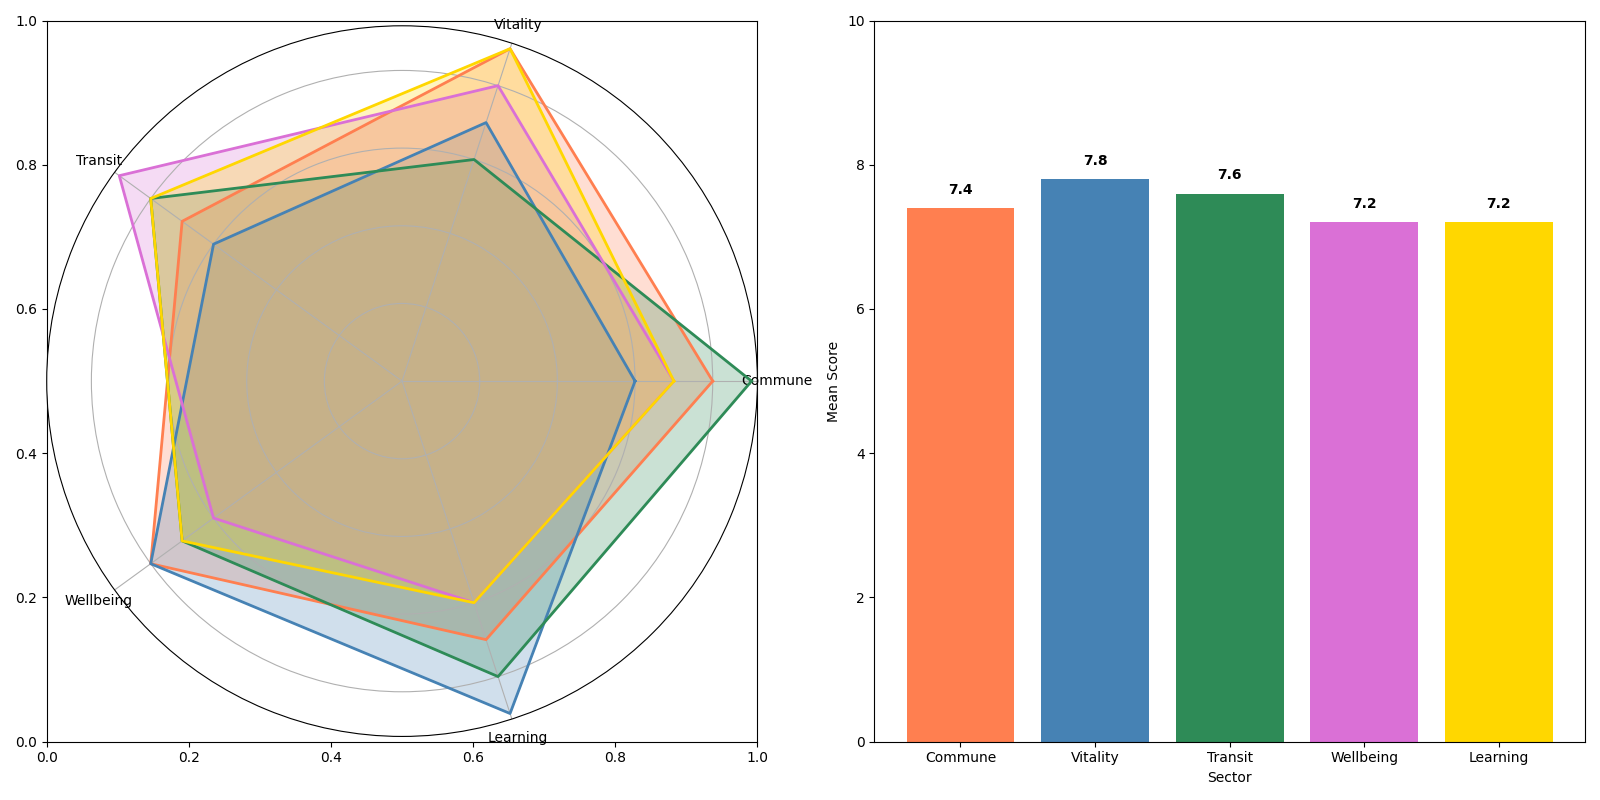

Source code (Python):
import matplotlib.pyplot as plt
import numpy as np

# Randomly altered categories and entity names
categories = ['Commune', 'Vitality', 'Transit', 'Wellbeing', 'Learning']
num_vars = len(categories)

aestra = [8, 9, 7, 8, 7]
belmara = [6, 7, 6, 8, 9]
calixen = [9, 6, 8, 7, 8]
dorvexa = [7, 8, 9, 6, 6]
elantor = [7, 9, 8, 7, 6]

average_scores = [
    np.mean([aestra[i], belmara[i], calixen[i], dorvexa[i], elantor[i]]) 
    for i in range(num_vars)
]

def create_fill_area_radar(ax, data, color):
    angles = np.linspace(0, 2 * np.pi, num_vars, endpoint=False).tolist()
    data += data[:1]
    angles += angles[:1]
    ax.fill(angles, data, color=color, alpha=0.25)
    ax.plot(angles, data, color=color, linewidth=2)

fig, (ax1, ax2) = plt.subplots(1, 2, figsize=(16, 8))

polar_ax = fig.add_subplot(121, polar=True)

create_fill_area_radar(polar_ax, aestra, '#FF7F50')  # Coral
create_fill_area_radar(polar_ax, belmara, '#4682B4')  # SteelBlue
create_fill_area_radar(polar_ax, calixen, '#2E8B57')  # SeaGreen
create_fill_area_radar(polar_ax, dorvexa, '#DA70D6')  # Orchid
create_fill_area_radar(polar_ax, elantor, '#FFD700')  # Gold

polar_ax.set_yticklabels([])
polar_ax.set_xticks(np.linspace(0, 2 * np.pi, num_vars, endpoint=False))
polar_ax.set_xticklabels(categories, fontsize=10)

# Adjusted axis labels and group identifiers
ax2.bar(categories, average_scores, color=['#FF7F50', '#4682B4', '#2E8B57', '#DA70D6', '#FFD700'])
ax2.set_ylim(0, 10)
ax2.set_ylabel('Mean Score')
ax2.set_xlabel('Sector')
for i, score in enumerate(average_scores):
    ax2.text(i, score + 0.2, f'{score:.1f}', ha='center', color='black', fontweight='bold')

plt.tight_layout()
plt.show()
